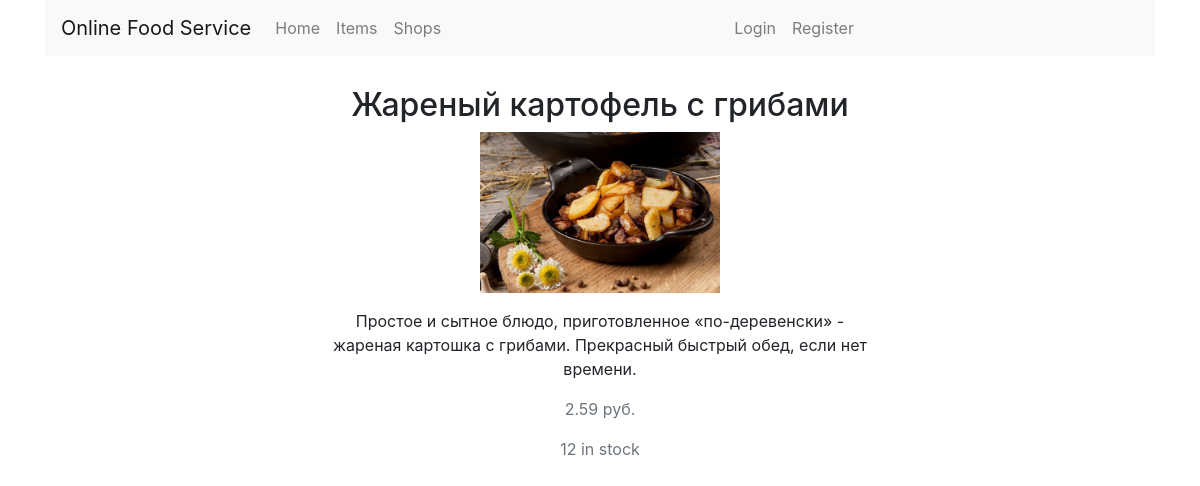
/10/fried_potatos_mush/, run on the app's committed database.
### shop/models.py (models this page shows, shortened)
class Item(models.Model):
    category = models.ForeignKey(
        'Category',
        on_delete=models.CASCADE,
        related_name='items',
        verbose_name='Категория',
    )
    shop = models.ForeignKey(
        'Shop',
        on_delete=models.CASCADE,
        verbose_name='Магазин'
    )
    name = models.CharField(
        max_length=128,
        db_index=True,
        verbose_name='Наименование товара'
    )
    description = models.TextField(
        max_length=1024,
        verbose_name='Описание товара'
    )
    price = models.DecimalField(
        max_digits=10,
        decimal_places=2,
        verbose_name='Цена'
    )
    item_picture = models.ImageField(
        upload_to='uploads/shop/items/%Y/%m/%d',
        default=None,
        null=True,
        blank=True,
        verbose_name='Изображение предмета'
    )
    slug = models.SlugField(
        max_length=200,
        db_index=True
    )
    stock = models.PositiveIntegerField()
    available = models.BooleanField(
        default=True,
        verbose_name='Есть на складе'
    )
    created = models.DateTimeField(
        auto_now_add=True
    )
    updated = models.DateTimeField(
        auto_now=True
    )
    class Meta:
        verbose_name = 'Товар'
        verbose_name_plural = 'Товары'
        ordering = (
            'name',
        )
        index_together = (
            ('id', 'slug'),
        )

### shop/views.py (the view)
# urls.py: url(r'^(?P<id>\d+)/(?P<slug>[-\w]+)/$', item_detail, name='item_detail'),
def item_detail(request, id, slug):
    item = get_object_or_404(Item, id=id, slug=slug, available=True)
    cart_form = CartAddForm()
    return render(request, 'shop/item/item_detail.html', {'item': item, 'cart_form': cart_form})

### cart/context_processors.py (called while the page is built)
def cart(request):
    return {'cart': Cart(request)}

### shop/templates/shop/item/item_detail.html (shortened to what this page needs)
{% extends 'shop/base.html' %}
{% load static %}
{% load crispy_forms_tags %}
{% block body %}
    <div class="col-lg-6 offset-3" style="text-align: center; padding-top: 30px">
        <div class="content-section">
                <h2 class="account-heading">{{ item.name }}</h2>
                <p class="text-secondary">
                    {% if item.item_picture %}
                         <img src="{{ item.item_picture.url }}" style="max-width: 15rem; max-height: 13rem">
                    {% else %}
                        <p style="text-align: center">
                            No Image
                        </p>
                    {% endif %}
                </p>
                <p class="text-secondary">{{ item.description | linebreaks}}</p>
                <p class="text-secondary">{{ item.price }} руб.</p>
                <p class="text-secondary">{{ item.stock }} in stock</p>
            </div>
        </div>
{% endblock %}

### data on the page
Item: name "Жареный картофель с грибами", item_picture (picture), description "Простое и сытное блюдо, приготовленное «по-деревенски» - жареная картошка с грибами. Прекрасный быстрый обед, если нет времени.", price "2.59", stock "12"
